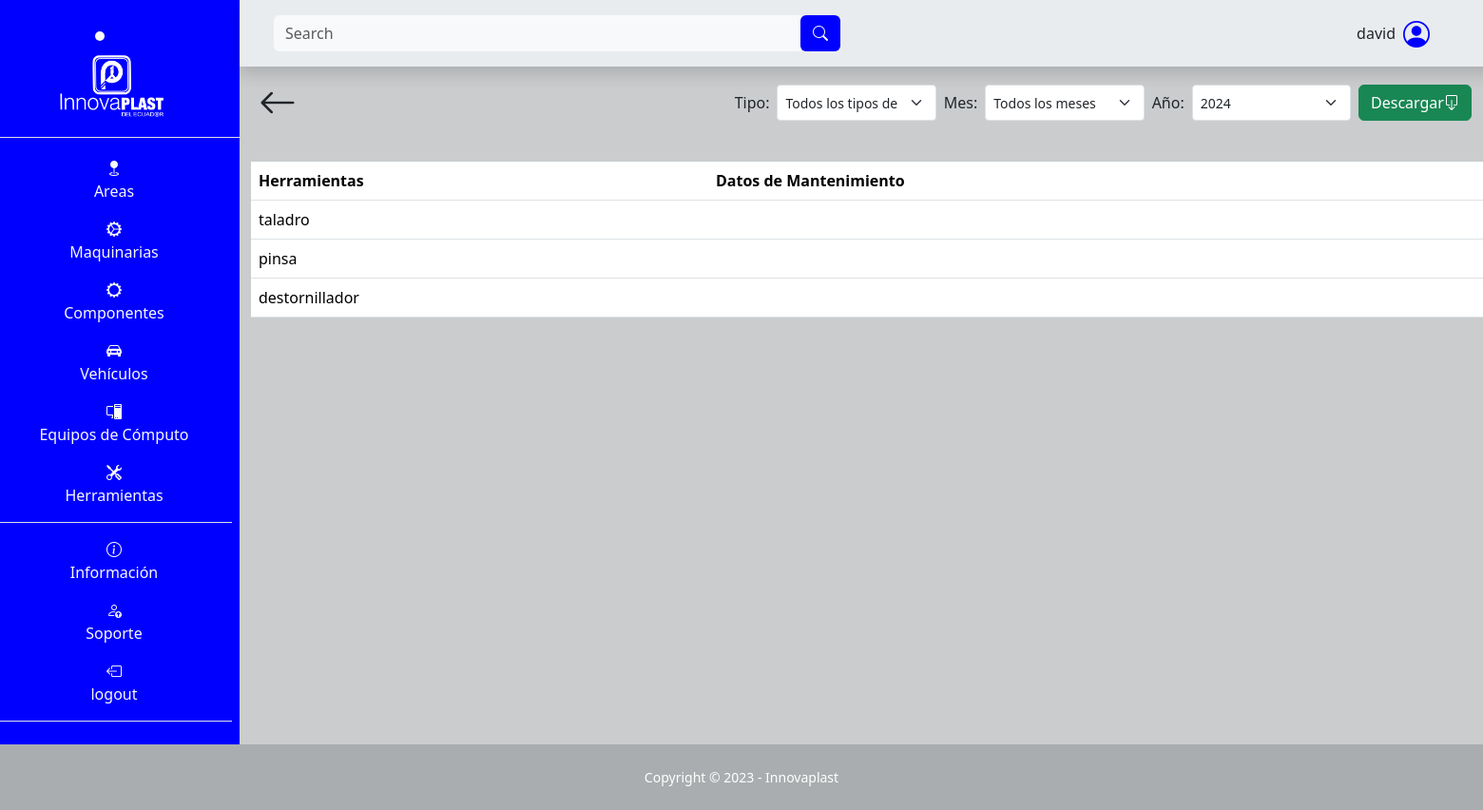
Before: /herramienta/tabla/ (signed in) with the older database file.
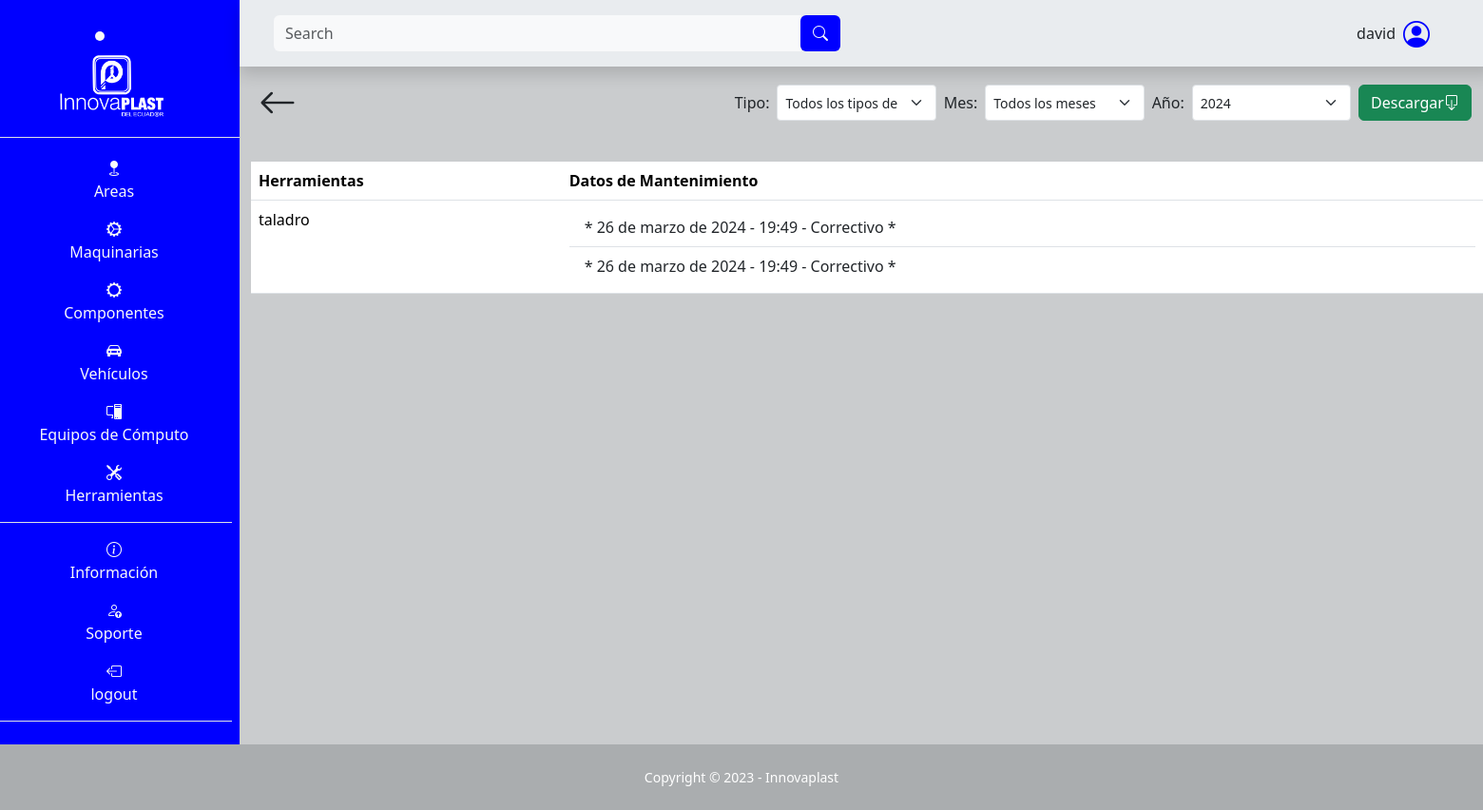
After: the same page with the newer database file.
### SGE_herramienta/models.py (models this page shows, shortened)
class Herramienta(models.Model):
    nombre = models.CharField(max_length=100, null=False, blank=False)
    número_de_serie = models.CharField(max_length=100, null=False, blank=False)
    encargado = models.CharField(max_length=100, blank=False, null=False)
    teléfono_encargado = models.CharField(max_length=100, blank=False, null=False)
    descripción = models.TextField(max_length=500, null=False, blank=False)
    fecha_de_adquisición = models.DateField(default=date.today, blank=False, null=False)
    costo = models.IntegerField(blank=False, null=False)
    proveedor = models.CharField(max_length=100, null=False, blank=False)
    ubicación = models.CharField(max_length=100, null=False, blank=False)
    estado_de_la_herramienta = models.CharField(max_length=100, null=False, blank=False)
    fecha_ultimo_mantenimiento = models.DateField(default=date.today, blank=False, null=False)
    intervalo_mantenimiento = models.IntegerField(blank=False, null=False)
    image = models.ImageField(upload_to="herramienta/image", null=False, blank=False)

class MantenimientoHerramienta(models.Model):
    herramienta = models.ForeignKey(Herramienta, on_delete=models.CASCADE)
    tipo = models.ForeignKey(TipoMantenimientoHerramienta, on_delete=models.CASCADE)
    fecha = models.DateField(default=date.today)
    hora = models.TimeField(default=datetime.now().time())

class TipoMantenimientoHerramienta(models.Model):
    tipo = models.CharField(max_length=100, blank=False, null=False)
    def __str__(self):
        return self.tipo

### SGE_herramienta/views.py (the view)
# urls.py: path('tabla/', views.tabla_mantenimientos, name="area_tabla_mantenimientos"),
@login_required
def tabla_mantenimientos(request):
    herramientas = Herramienta.objects.all()
    tipos_mantenimiento = TipoMantenimientoHerramienta.objects.all()
    for herramienta in herramientas:
        herramienta.mantenimientos = herramienta.mantenimientoherramienta_set.all().order_by('-fecha', '-hora')
    context = {
        'herramientas': herramientas,
        'tipos_mantenimiento': tipos_mantenimiento,
    }
    return render(request, 'SGE_herramienta/tablas.html', context)

### templates/SGE_herramienta/tablas.html (shortened to what this page needs)
{% extends "layout/base.html" %}
{% block 'search' %}
<form class="d-flex form-inline mr-auto ml-md-3 my-2 my-md-0 ms-3 me-3 mw-100 navbar-search" role="search" action="" method='GET'>
    <div class="input-group">
        <input class="form-control bg-light border-0 small" id="search-input" name="search" type="search" placeholder="Search" aria-label="Search">
        <div class="input-group-append">
            <button class="btn barra text-light" type="submit">
                <i class="bi bi-search"></i>
            </button>
        </div>
    </div>
</form>
{% endblock 'search' %}
{% block 'content' %}
<div class="container">
    <div class="d-flex p-2 justify-content-between">
        <a class="text-decoration-none text-dark" href="{% url "herramienta" %}">
            <i class="bi bi-arrow-left fs-1"></i>
        </a>
        <form class="d-flex mt-auto mb-auto" action="{% url 'generar_documento_mantenimientos_general_herramienta' %}" method="get" style="max-height: 50px; min-width: 600px;">
          <label class="mt-auto mb-auto m-1" for="tipo_mantenimiento">Tipo:</label>
            <select class="form-select form-select-sm m-1" name="tipo_mantenimiento" id="tipo_mantenimiento">
                <option value="">Todos los tipos de mantenimiento</option>
            </select>
          <label class="mt-auto mb-auto m-1" for="mes">Mes:</label>
          <select class="form-select form-select-sm m-1" name="mes" id="mes">
            <option value="">Todos los meses</option>
          </select>
          <label class="mt-auto mb-auto m-1" for="anio">Año:</label>
          <select class="form-select form-select-sm m-1" name="anio" id="anio">
              <option value="2024">2024</option>
          </select>
          <button type="submit" value="Submit" class="btn btn-success d-flex m-1">Descargar  <i class="bi bi-box-arrow-down mt-auto mb-auto"></i></button>
        </form>
    </div>
    <table class="table mt-4">
      <tr>
        <th>Herramientas</th>
        <th>Datos de Mantenimiento</th>
      </tr>
      {% for herramienta in herramientas %}
      <tr>
        <td>{{ herramienta.nombre }}</td>
        <td>
          <ul class="list-group list-group-flush">
            {% for mantenimiento in herramienta.mantenimientos %}
            <li class="list-group-item">* {{ mantenimiento.fecha }} - {{ mantenimiento.hora }} - {{ mantenimiento.tipo }} *</li>
            {% endfor %}
          </ul>
        </td>
      </tr>
      {% endfor %}
    </table>
</div>
{% endblock %}

Changed rows visible on the page:
removed Herramienta: nombre "pinsa"
removed Herramienta: nombre "destornillador"
added MantenimientoHerramienta: fecha "26 de marzo de 2024", hora "19:49", tipo "Correctivo"
added MantenimientoHerramienta: fecha "26 de marzo de 2024", hora "19:49", tipo "Correctivo"
